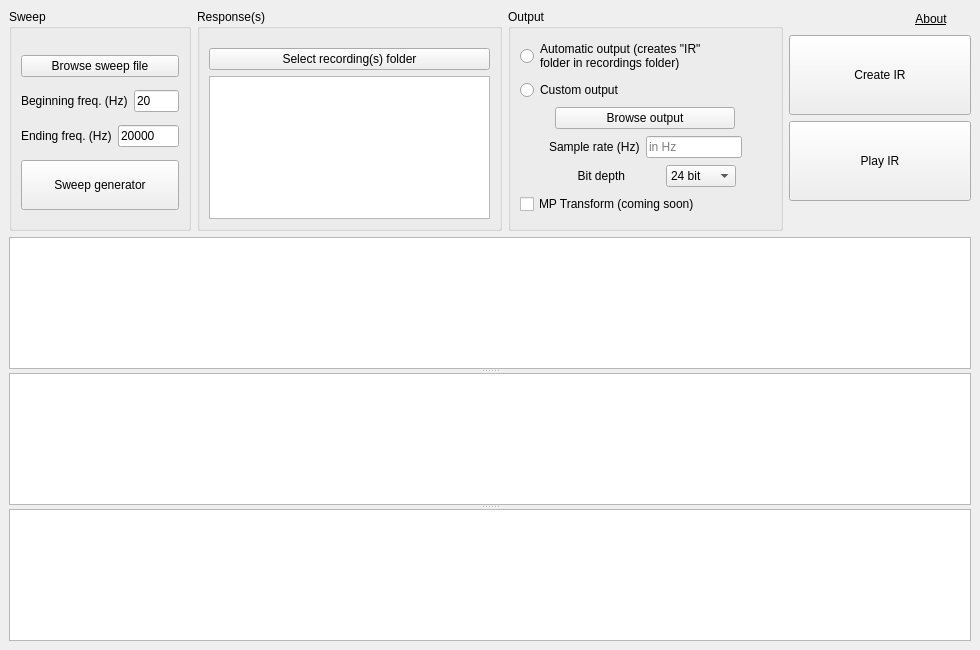
<?xml version="1.0" encoding="UTF-8"?>
<ui version="4.0">
 <class>MainWindow</class>
 <widget class="QMainWindow" name="MainWindow">
  <property name="geometry">
   <rect>
    <x>0</x>
    <y>0</y>
    <width>980</width>
    <height>650</height>
   </rect>
  </property>
  <property name="minimumSize">
   <size>
    <width>850</width>
    <height>650</height>
   </size>
  </property>
  <property name="maximumSize">
   <size>
    <width>16777215</width>
    <height>16777215</height>
   </size>
  </property>
  <property name="windowTitle">
   <string>IR Maker</string>
  </property>
  <property name="windowIcon">
   <iconset>
    <normaloff>irmaker.png</normaloff>irmaker.png</iconset>
  </property>
  <widget class="QWidget" name="centralwidget">
   <layout class="QVBoxLayout" name="verticalLayout_6">
    <item>
     <layout class="QHBoxLayout" name="horizontalLayout" stretch="3,5,4,3">
      <property name="sizeConstraint">
       <enum>QLayout::SetMinimumSize</enum>
      </property>
      <item>
       <widget class="QGroupBox" name="sweep_box">
        <property name="sizePolicy">
         <sizepolicy hsizetype="Preferred" vsizetype="Maximum">
          <horstretch>0</horstretch>
          <verstretch>0</verstretch>
         </sizepolicy>
        </property>
        <property name="maximumSize">
         <size>
          <width>16777215</width>
          <height>280</height>
         </size>
        </property>
        <property name="title">
         <string>Sweep</string>
        </property>
        <layout class="QHBoxLayout" name="horizontalLayout_9">
         <item>
          <layout class="QVBoxLayout" name="verticalLayout_5">
           <item>
            <spacer name="verticalSpacer_3">
             <property name="orientation">
              <enum>Qt::Vertical</enum>
             </property>
             <property name="sizeType">
              <enum>QSizePolicy::Fixed</enum>
             </property>
             <property name="sizeHint" stdset="0">
              <size>
               <width>10</width>
               <height>10</height>
              </size>
             </property>
            </spacer>
           </item>
           <item>
            <widget class="QPushButton" name="browsesweep_button">
             <property name="cursor">
              <cursorShape>PointingHandCursor</cursorShape>
             </property>
             <property name="text">
              <string>Browse sweep file</string>
             </property>
            </widget>
           </item>
           <item>
            <layout class="QHBoxLayout" name="horizontalLayout_7">
             <item>
              <widget class="QLabel" name="begfreq_label">
               <property name="minimumSize">
                <size>
                 <width>0</width>
                 <height>15</height>
                </size>
               </property>
               <property name="maximumSize">
                <size>
                 <width>16777215</width>
                 <height>15</height>
                </size>
               </property>
               <property name="text">
                <string>Beginning freq. (Hz)</string>
               </property>
              </widget>
             </item>
             <item>
              <widget class="QLineEdit" name="beg_freq">
               <property name="text">
                <string>20</string>
               </property>
               <property name="placeholderText">
                <string>in Hz</string>
               </property>
              </widget>
             </item>
            </layout>
           </item>
           <item>
            <layout class="QHBoxLayout" name="horizontalLayout_8">
             <item>
              <widget class="QLabel" name="endfreq_label">
               <property name="maximumSize">
                <size>
                 <width>16777215</width>
                 <height>15</height>
                </size>
               </property>
               <property name="text">
                <string>Ending freq. (Hz)</string>
               </property>
              </widget>
             </item>
             <item>
              <widget class="QLineEdit" name="end_freq">
               <property name="text">
                <string>20000</string>
               </property>
               <property name="placeholderText">
                <string>in Hz</string>
               </property>
              </widget>
             </item>
            </layout>
           </item>
           <item>
            <widget class="QPushButton" name="sweepgen_button">
             <property name="minimumSize">
              <size>
               <width>0</width>
               <height>50</height>
              </size>
             </property>
             <property name="cursor">
              <cursorShape>PointingHandCursor</cursorShape>
             </property>
             <property name="text">
              <string>Sweep generator</string>
             </property>
            </widget>
           </item>
          </layout>
         </item>
        </layout>
       </widget>
      </item>
      <item>
       <widget class="QGroupBox" name="response_box">
        <property name="sizePolicy">
         <sizepolicy hsizetype="MinimumExpanding" vsizetype="Maximum">
          <horstretch>0</horstretch>
          <verstretch>0</verstretch>
         </sizepolicy>
        </property>
        <property name="minimumSize">
         <size>
          <width>230</width>
          <height>0</height>
         </size>
        </property>
        <property name="maximumSize">
         <size>
          <width>16777215</width>
          <height>280</height>
         </size>
        </property>
        <property name="title">
         <string>Response(s)</string>
        </property>
        <layout class="QVBoxLayout" name="verticalLayout_4">
         <item>
          <layout class="QVBoxLayout" name="verticalLayout_3">
           <item>
            <spacer name="verticalSpacer_2">
             <property name="orientation">
              <enum>Qt::Vertical</enum>
             </property>
             <property name="sizeType">
              <enum>QSizePolicy::Fixed</enum>
             </property>
             <property name="sizeHint" stdset="0">
              <size>
               <width>20</width>
               <height>10</height>
              </size>
             </property>
            </spacer>
           </item>
           <item>
            <widget class="QPushButton" name="loadfolder_button">
             <property name="cursor">
              <cursorShape>PointingHandCursor</cursorShape>
             </property>
             <property name="text">
              <string>Select recording(s) folder</string>
             </property>
            </widget>
           </item>
           <item>
            <widget class="QListView" name="files_list"/>
           </item>
          </layout>
         </item>
        </layout>
       </widget>
      </item>
      <item>
       <widget class="QGroupBox" name="output_box">
        <property name="sizePolicy">
         <sizepolicy hsizetype="Fixed" vsizetype="Maximum">
          <horstretch>0</horstretch>
          <verstretch>0</verstretch>
         </sizepolicy>
        </property>
        <property name="minimumSize">
         <size>
          <width>275</width>
          <height>0</height>
         </size>
        </property>
        <property name="maximumSize">
         <size>
          <width>275</width>
          <height>280</height>
         </size>
        </property>
        <property name="title">
         <string>Output</string>
        </property>
        <layout class="QHBoxLayout" name="horizontalLayout_6">
         <item>
          <layout class="QVBoxLayout" name="verticalLayout_2">
           <item>
            <widget class="QRadioButton" name="autosave_radio">
             <property name="minimumSize">
              <size>
               <width>0</width>
               <height>0</height>
              </size>
             </property>
             <property name="text">
              <string>Automatic output (creates &quot;IR&quot;
folder in recordings folder)</string>
             </property>
            </widget>
           </item>
           <item>
            <widget class="QRadioButton" name="customsave_radio">
             <property name="text">
              <string>Custom output</string>
             </property>
            </widget>
           </item>
           <item>
            <layout class="QHBoxLayout" name="horizontalLayout_5">
             <item>
              <widget class="QPushButton" name="browseout_button">
               <property name="minimumSize">
                <size>
                 <width>120</width>
                 <height>0</height>
                </size>
               </property>
               <property name="maximumSize">
                <size>
                 <width>180</width>
                 <height>16777215</height>
                </size>
               </property>
               <property name="cursor">
                <cursorShape>PointingHandCursor</cursorShape>
               </property>
               <property name="text">
                <string>Browse output</string>
               </property>
              </widget>
             </item>
            </layout>
           </item>
           <item>
            <layout class="QHBoxLayout" name="horizontalLayout_3">
             <item>
              <spacer name="horizontalSpacer_3">
               <property name="orientation">
                <enum>Qt::Horizontal</enum>
               </property>
               <property name="sizeHint" stdset="0">
                <size>
                 <width>40</width>
                 <height>20</height>
                </size>
               </property>
              </spacer>
             </item>
             <item>
              <widget class="QLabel" name="srate_label">
               <property name="text">
                <string>Sample rate (Hz)</string>
               </property>
              </widget>
             </item>
             <item>
              <widget class="QLineEdit" name="srate">
               <property name="placeholderText">
                <string>in Hz</string>
               </property>
              </widget>
             </item>
             <item>
              <spacer name="horizontalSpacer_2">
               <property name="orientation">
                <enum>Qt::Horizontal</enum>
               </property>
               <property name="sizeHint" stdset="0">
                <size>
                 <width>40</width>
                 <height>20</height>
                </size>
               </property>
              </spacer>
             </item>
            </layout>
           </item>
           <item>
            <layout class="QHBoxLayout" name="horizontalLayout_4">
             <item>
              <widget class="QLabel" name="bitdepth_label">
               <property name="maximumSize">
                <size>
                 <width>70</width>
                 <height>16777215</height>
                </size>
               </property>
               <property name="text">
                <string>Bit depth</string>
               </property>
               <property name="alignment">
                <set>Qt::AlignRight|Qt::AlignTrailing|Qt::AlignVCenter</set>
               </property>
              </widget>
             </item>
             <item>
              <widget class="QComboBox" name="bitdepth_combo">
               <property name="maximumSize">
                <size>
                 <width>70</width>
                 <height>16777215</height>
                </size>
               </property>
               <property name="cursor">
                <cursorShape>PointingHandCursor</cursorShape>
               </property>
               <property name="currentIndex">
                <number>1</number>
               </property>
               <item>
                <property name="text">
                 <string>16 bit</string>
                </property>
               </item>
               <item>
                <property name="text">
                 <string>24 bit</string>
                </property>
               </item>
               <item>
                <property name="text">
                 <string>32 bit</string>
                </property>
               </item>
              </widget>
             </item>
            </layout>
           </item>
           <item>
            <widget class="QCheckBox" name="mpt_checkbox">
             <property name="text">
              <string>MP Transform (coming soon)</string>
             </property>
            </widget>
           </item>
          </layout>
         </item>
        </layout>
       </widget>
      </item>
      <item>
       <layout class="QVBoxLayout" name="verticalLayout" stretch="0,3,3,1">
        <item>
         <layout class="QHBoxLayout" name="horizontalLayout_2">
          <item>
           <spacer name="horizontalSpacer">
            <property name="orientation">
             <enum>Qt::Horizontal</enum>
            </property>
            <property name="sizeHint" stdset="0">
             <size>
              <width>40</width>
              <height>20</height>
             </size>
            </property>
           </spacer>
          </item>
          <item>
           <widget class="QPushButton" name="about_button">
            <property name="minimumSize">
             <size>
              <width>0</width>
              <height>20</height>
             </size>
            </property>
            <property name="font">
             <font>
              <underline>true</underline>
             </font>
            </property>
            <property name="cursor">
             <cursorShape>PointingHandCursor</cursorShape>
            </property>
            <property name="text">
             <string notr="true">About</string>
            </property>
            <property name="flat">
             <bool>true</bool>
            </property>
           </widget>
          </item>
         </layout>
        </item>
        <item>
         <widget class="QPushButton" name="createir_button">
          <property name="sizePolicy">
           <sizepolicy hsizetype="Minimum" vsizetype="Maximum">
            <horstretch>0</horstretch>
            <verstretch>0</verstretch>
           </sizepolicy>
          </property>
          <property name="minimumSize">
           <size>
            <width>0</width>
            <height>80</height>
           </size>
          </property>
          <property name="maximumSize">
           <size>
            <width>16777215</width>
            <height>80</height>
           </size>
          </property>
          <property name="cursor">
           <cursorShape>PointingHandCursor</cursorShape>
          </property>
          <property name="text">
           <string>Create IR</string>
          </property>
         </widget>
        </item>
        <item>
         <widget class="QPushButton" name="playir_button">
          <property name="minimumSize">
           <size>
            <width>0</width>
            <height>80</height>
           </size>
          </property>
          <property name="maximumSize">
           <size>
            <width>16777215</width>
            <height>80</height>
           </size>
          </property>
          <property name="cursor">
           <cursorShape>PointingHandCursor</cursorShape>
          </property>
          <property name="text">
           <string>Play IR</string>
          </property>
         </widget>
        </item>
        <item>
         <spacer name="verticalSpacer">
          <property name="orientation">
           <enum>Qt::Vertical</enum>
          </property>
          <property name="sizeType">
           <enum>QSizePolicy::Fixed</enum>
          </property>
          <property name="sizeHint" stdset="0">
           <size>
            <width>20</width>
            <height>30</height>
           </size>
          </property>
         </spacer>
        </item>
       </layout>
      </item>
     </layout>
    </item>
    <item>
     <widget class="QSplitter" name="splitter">
      <property name="orientation">
       <enum>Qt::Vertical</enum>
      </property>
      <widget class="PlotWidget" name="ir_plot"/>
      <widget class="PlotWidget" name="spectral_plot"/>
      <widget class="PlotWidget" name="spectrogram_plot"/>
     </widget>
    </item>
   </layout>
  </widget>
 </widget>
 <customwidgets>
  <customwidget>
   <class>PlotWidget</class>
   <extends>QGraphicsView</extends>
   <header>pyqtgraph</header>
  </customwidget>
 </customwidgets>
 <resources/>
 <connections/>
</ui>
